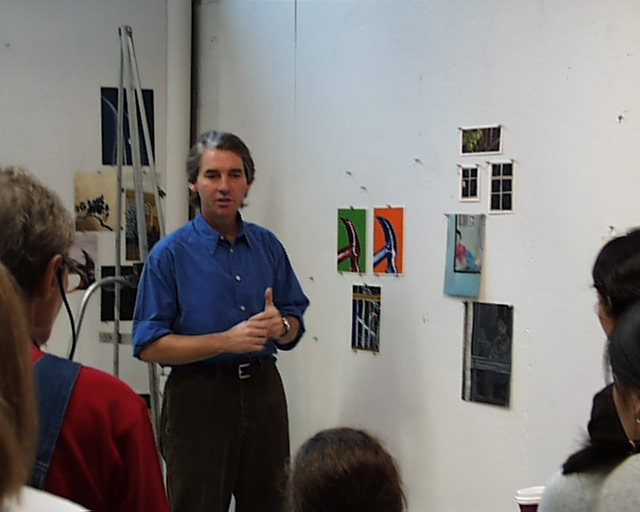
//> input picture images/pic.0002.jpg, 640 x 512 px
$ ./extractCustom images/ out.png   (built with g++ and OpenCV 4)
//> lines starting //> are read from the running program, lines starting //| are printed output that depends on the picture
#include <opencv2/opencv.hpp>
#include <cstdio>
#include <cstdlib>
#include <cstring>
#include <dirent.h>
#include <vector>
#include <string>
#include <iostream>

using namespace cv;
using namespace std;

const int H_BINS = 16;
const int S_BINS = 8;
const int ORI_BINS = 16;

// 2D color histogram (H,S)
vector<double> colorHist(const Mat &img) {
    Mat hsv;
    cvtColor(img, hsv, COLOR_BGR2HSV);

    vector<double> hist(H_BINS * S_BINS, 0);

    for (int y = 0; y < hsv.rows; y++) {
        for (int x = 0; x < hsv.cols; x++) {
            Vec3b p = hsv.at<Vec3b>(y, x);
            int hBin = (p[0] * H_BINS) / 180;
            int sBin = (p[1] * S_BINS) / 256;
            if (hBin >= H_BINS) hBin = H_BINS - 1;
            if (sBin >= S_BINS) sBin = S_BINS - 1;
            hist[hBin * S_BINS + sBin]++;
        }
    }

    double total = img.rows * img.cols;
    for (double &v : hist) v /= total;
    return hist;
}

// Gradient orientation histogram
vector<double> orientationHist(const Mat &img) {
    Mat gray, gx, gy, angle;
    cvtColor(img, gray, COLOR_BGR2GRAY);

    Sobel(gray, gx, CV_32F, 1, 0, 3);
    Sobel(gray, gy, CV_32F, 0, 1, 3);

    phase(gx, gy, angle, true);

    vector<double> hist(ORI_BINS, 0);
    for (int y = 0; y < angle.rows; y++) {
        for (int x = 0; x < angle.cols; x++) {
            float a = angle.at<float>(y, x);
            int bin = (int)(a / 360.0 * ORI_BINS);
            if (bin >= ORI_BINS) bin = ORI_BINS - 1;
            hist[bin]++;
        }
    }

    double total = angle.rows * angle.cols;
    for (double &v : hist) v /= total;
    return hist;
}

int main(int argc, char *argv[]) {
    if (argc < 3) {
        printf("usage: %s <image_dir> <output_csv>\n", argv[0]);
        return -1;
    }

    char *dirname = argv[1];
    char *outname = argv[2];

    DIR *dirp = opendir(dirname);
    if (!dirp) return -1;

    FILE *fp = fopen(outname, "w");
    if (!fp) return -1;

    struct dirent *dp;
    while ((dp = readdir(dirp)) != NULL) {
        if (!strstr(dp->d_name, ".jpg")) continue;

        string path = string(dirname) + "/" + dp->d_name;
        Mat img = imread(path);
//> img is the input picture: 512 rows x 640 cols, CV_8UC3; mean B, G, R 122.2, 123.4, 126.9
        if (img.empty()) continue;

        vector<double> c = colorHist(img);
//> in colorHist, `cvtColor(img, hsv, COLOR_BGR2HSV);`: hsv: 512 rows x 640 cols, CV_8UC3; mean H, S, V 55.7, 54.3, 132.7
//> after the loop in colorHist, `for (int y = 0; y < hsv.rows; y++)`: hist = 128 values, max 47943 at index 8, min 3 at index 54, mean 2560
//> the loop in colorHist, `for (double &v : hist) v /= total;` made 128 passes
//> v on passes 1 to 12: 0.0387, 0.00905, 0.0149, 0.0323, 0.0321, 0.00791, 0.00407, 0.00458, 0.146, 0.0195, 0.0235, 0.0359
//> c = 128 values, max 0.146 at index 8, min 9.16e-06 at index 54, mean 0.00781
        vector<double> o = orientationHist(img);
//> in orientationHist, `cvtColor(img, gray, COLOR_BGR2GRAY);`:
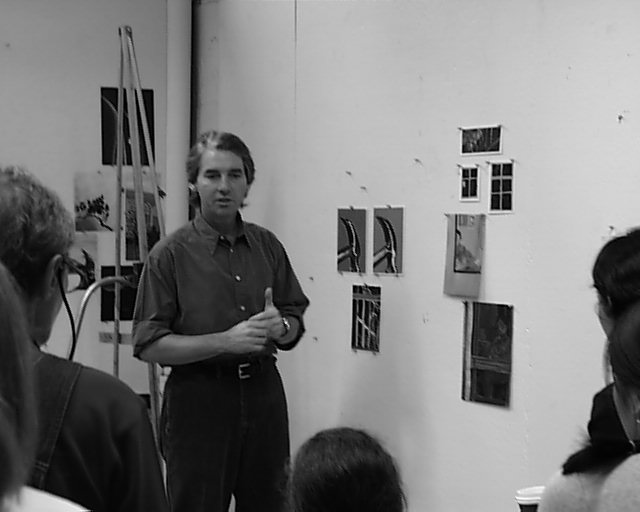
//> gray: 512 rows x 640 cols, CV_8UC1; min 0, max 255, mean 124.3
//> in orientationHist, `Sobel(gray, gx, CV_32F, 1, 0, 3);`:
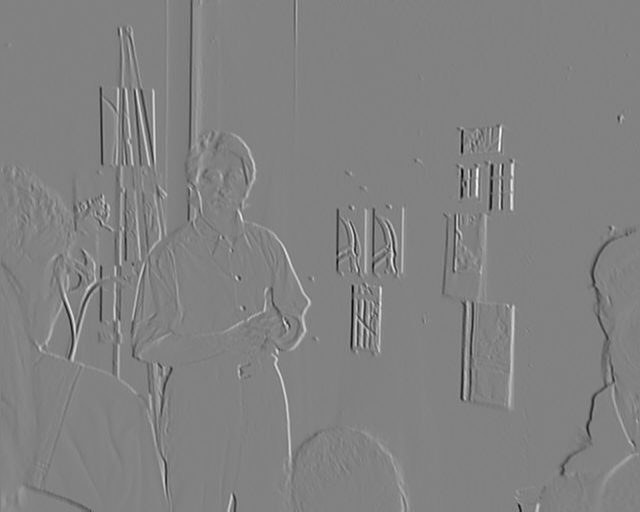
//> gx: 512 rows x 640 cols, CV_32FC1; min -867, max 835, mean 0.6; drawn with min black and max white
//> in orientationHist, `Sobel(gray, gy, CV_32F, 0, 1, 3);`:
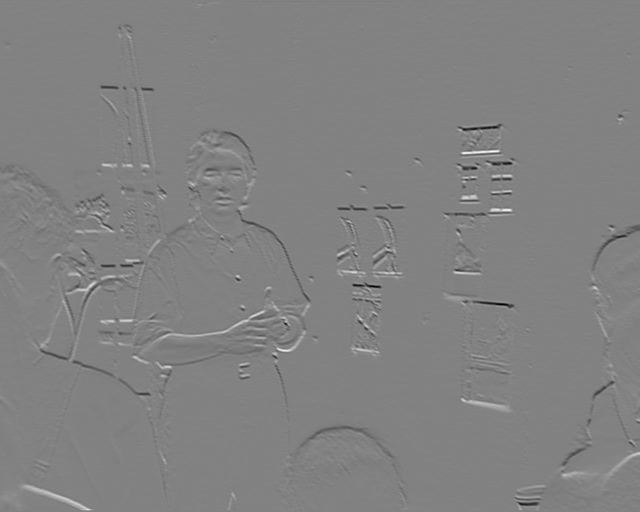
//> gy: 512 rows x 640 cols, CV_32FC1; min -834, max 802, mean -1.1; drawn with min black and max white
//> in orientationHist, `phase(gx, gy, angle, true);`:
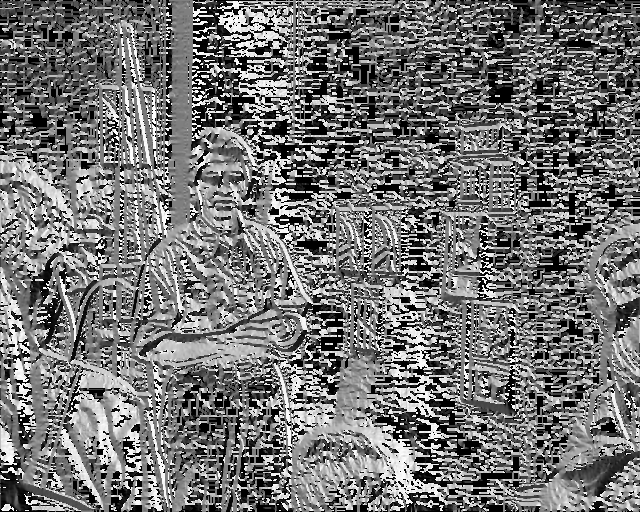
//> angle: 512 rows x 640 cols, CV_32FC1; min 0, max 359.9, mean 163.6; drawn with min black and max white
//> after the loop in orientationHist, `for (int y = 0; y < angle.rows; y++)`: hist = [62850, 21475, 9374, 10606, 23043, 8725, 18353, 18084, 26487, 17630, 9373, 12065, 25406, 12057, 27675, 24477]
//> the loop in orientationHist, `for (double &v : hist) v /= total;` made 16 passes
//> v on passes 1 to 12: 0.192, 0.0655, 0.0286, 0.0324, 0.0703, 0.0266, 0.056, 0.0552, 0.0808, 0.0538, 0.0286, 0.0368
//> o = [0.192, 0.0655, 0.0286, 0.0324, 0.0703, 0.0266, 0.056, 0.0552, 0.0808, 0.0538, 0.0286, 0.0368, 0.0775, 0.0368, 0.0845, 0.0747]

        fprintf(fp, "%s", dp->d_name);
        for (double v : c) fprintf(fp, ",%.6f", v);
//> this loop made 128 passes
        for (double v : o) fprintf(fp, ",%.6f", v);
//> this loop made 16 passes
//> pass 3 of the loop `while ((dp = readdir(dirp)) != NULL)`:
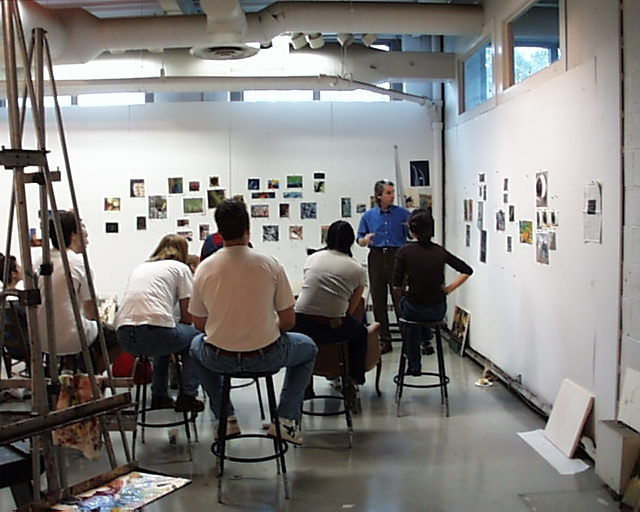
//> input picture images/pic.0001.jpg, 640 x 512 px
//> img is the input picture: 512 rows x 640 cols, CV_8UC3; mean B, G, R 127.9, 130.3, 132.7
//> hsv: 512 rows x 640 cols, CV_8UC3; mean H, S, V 53.2, 40.6, 137
//> the loop in colorHist (call 2), `for (double &v : hist) v /= total;` made 128 passes
//> v on passes 1 to 8: 0.0931, 0.0289, 0.0321, 0.0286, 0.0113, 0.00468, 0.0019, 0.00775
//> c = 128 values, max 0.0931 at index 0, min 0 at index 54, mean 0.00781
//> in orientationHist (call 2), `Sobel(gray, gy, CV_32F, 0, 1, 3);`:
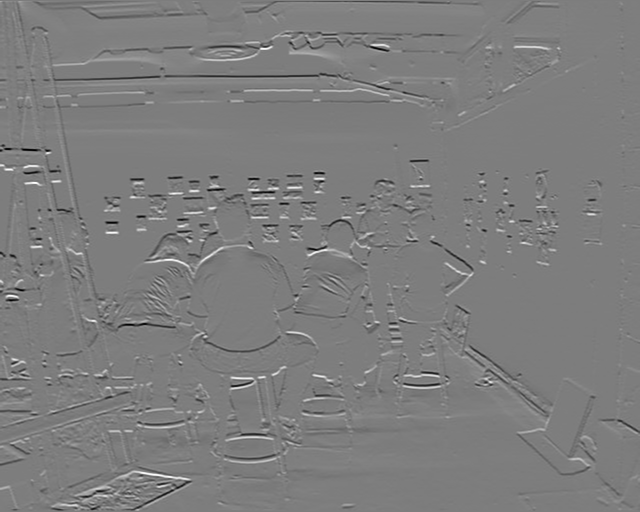
//> gy: 512 rows x 640 cols, CV_32FC1; min -987, max 1015, mean 0.1; drawn with min black and max white
//> in orientationHist (call 2), `phase(gx, gy, angle, true);`:
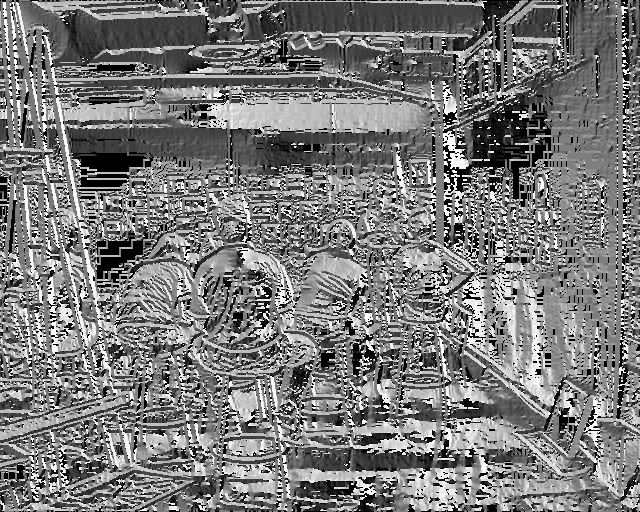
//> angle: 512 rows x 640 cols, CV_32FC1; min 0, max 359.9, mean 171.6; drawn with min black and max white
//> after the loop in orientationHist (call 2), `for (int y = 0; y < angle.rows; y++)`: hist = [33491, 14842, 11298, 21178, 31515, 14802, 19949, 23942, 30213, 20028, 12339, 18773, 24496, 12032, 16748, 22034]
//> the loop in orientationHist (call 2), `for (double &v : hist) v /= total;` made 16 passes
//> v on passes 1 to 8: 0.102, 0.0453, 0.0345, 0.0646, 0.0962, 0.0452, 0.0609, 0.0731
//> o = [0.102, 0.0453, 0.0345, 0.0646, 0.0962, 0.0452, 0.0609, 0.0731, 0.0922, 0.0611, 0.0377, 0.0573, 0.0748, 0.0367, 0.0511, 0.0672]
//> the loop `for (double v : c) fprintf(fp, ",%.6f", v);` made 128 passes
//> the loop `for (double v : o) fprintf(fp, ",%.6f", v);` made 16 passes
//> the loop made 4 passes; the first 3 are shown
//> (the run ends here: the program crashes, at `if (!strstr(dp->d_name, ".jpg")) continue;`)
